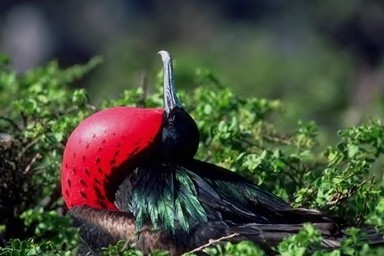
#> input picture Natures_Fake_Images/Data/Real/Au_ani_0004.jpg, 384 x 256 px; its folder holds only this picture in this run
$ jupyter execute --allow-errors Training-Copy1-checkpoint.ipynb   (shell and % lines are left out)
#> lines starting #> are read from the running program, lines starting #| are printed output that depends on the picture
# import library

[cell 1]
import warnings
warnings.filterwarnings("ignore")

[cell 2]
#import necessary libraries
import os
import numpy as np
from pathlib import Path
from glob import glob
import random
import cv2
import matplotlib.pyplot as plt

from sklearn.model_selection import train_test_split
from sklearn.metrics import confusion_matrix
from tensorflow.keras.utils import to_categorical
from tensorflow.keras.models import Sequential
from tensorflow.keras.layers import Dense, Flatten, Conv2D, MaxPool2D, Dropout
from tensorflow.keras.optimizers import Adam
import itertools
from PIL import Image
from pylab import *
from PIL import Image, ImageChops, ImageEnhance
np.random.seed(2)

# Data Loading & Data Visualization

## Data Loading

[cell 3]
real_images = os.listdir("Data/Real/")
#> (the rest of this cell did not finish here and is left out)

[cell 4]
print(len(real_images))

#> (a cell that did not finish here is left out)

## Data size comparison of Real and Fake images using pie-chart

[cell 6]
plt.figure(figsize=(7,7))
labels=['Real Images','Fake Images']
#> (the rest of this cell did not finish here and is left out)

## Data size comparison of Real and Fake images using bar-chart

[cell 7]
plt.figure(figsize=(10,7))
labels=['Real Images','Fake Images']
#> (the rest of this cell did not finish here and is left out)

## Randomly Visualizing Fake and Real Images from our Dataset

[cell 8]
from random import sample

[cell 9]
RealImages = glob("Data/Real/**")
def plot_real_images():
    r = sample(RealImages, 9)
    plt.figure(figsize=(20,20))
    plt.subplot(331)
    img_1=cv2.imread(r[0])
    img_1 = cv2.cvtColor(img_1,cv2.COLOR_BGR2RGB)
    plt.imshow(img_1); plt.axis('off')
    plt.subplot(332)
    img_2=cv2.imread(r[1])
    img_2 = cv2.cvtColor(img_2,cv2.COLOR_BGR2RGB)
    plt.imshow(img_2); plt.axis('off')
    plt.subplot(333)
    img_3=cv2.imread(r[2])
    img_3 = cv2.cvtColor(img_3,cv2.COLOR_BGR2RGB)
    plt.imshow(img_3); plt.axis('off')
    plt.subplot(334)
    img_4=cv2.imread(r[3])
    img_4 = cv2.cvtColor(img_4,cv2.COLOR_BGR2RGB)
    plt.imshow(img_4); plt.axis('off')
    plt.subplot(335)
    img_5 = cv2.imread(r[4])
    img_5 = cv2.cvtColor(img_5,cv2.COLOR_BGR2RGB)
    plt.imshow(img_5); plt.axis('off')
    plt.subplot(336)
    img_6 = cv2.imread(r[5])
    img_6 = cv2.cvtColor(img_6,cv2.COLOR_BGR2RGB)
    plt.imshow(img_6); plt.axis('off')
    plt.subplot(337)
    img_7=cv2.imread(r[6])
    img_7 = cv2.cvtColor(img_7,cv2.COLOR_BGR2RGB)
    plt.imshow(img_7); plt.axis('off')
    plt.subplot(338)
    img_8=cv2.imread(r[7])
    img_8 = cv2.cvtColor(img_8,cv2.COLOR_BGR2RGB)
    plt.imshow(img_8); plt.axis('off')
    plt.subplot(339)
    img_9=cv2.imread(r[8])
    img_9 = cv2.cvtColor(img_9,cv2.COLOR_BGR2RGB)
    plt.imshow(img_9); plt.axis('off')

#> (a cell that did not finish here is left out)

[cell 11]
FakeImages = glob("Data/Fake/**")
def plot_fake_images():
    r = sample(FakeImages, 9)
    plt.figure(figsize=(20,20))
    plt.subplot(331)
    img_1=cv2.imread(r[0])
    img_1 = cv2.cvtColor(img_1,cv2.COLOR_BGR2RGB)
    plt.imshow(img_1); plt.axis('off')
    plt.subplot(332)
    img_2=cv2.imread(r[1])
    img_2 = cv2.cvtColor(img_2,cv2.COLOR_BGR2RGB)
    plt.imshow(img_2); plt.axis('off')
    plt.subplot(333)
    img_3=cv2.imread(r[2])
    img_3 = cv2.cvtColor(img_3,cv2.COLOR_BGR2RGB)
    plt.imshow(img_3); plt.axis('off')
    plt.subplot(334)
    img_4=cv2.imread(r[3])
    img_4 = cv2.cvtColor(img_4,cv2.COLOR_BGR2RGB)
    plt.imshow(img_4); plt.axis('off')
    plt.subplot(335)
    img_5 = cv2.imread(r[4])
    img_5 = cv2.cvtColor(img_5,cv2.COLOR_BGR2RGB)
    plt.imshow(img_5); plt.axis('off')
    plt.subplot(336)
    img_6 = cv2.imread(r[5])
    img_6 = cv2.cvtColor(img_6,cv2.COLOR_BGR2RGB)
    plt.imshow(img_6); plt.axis('off')
    plt.subplot(337)
    img_7=cv2.imread(r[6])
    img_7 = cv2.cvtColor(img_7,cv2.COLOR_BGR2RGB)
    plt.imshow(img_7); plt.axis('off')
    plt.subplot(338)
    img_8=cv2.imread(r[7])
    img_8 = cv2.cvtColor(img_8,cv2.COLOR_BGR2RGB)
    plt.imshow(img_8); plt.axis('off')
    plt.subplot(339)
    img_9=cv2.imread(r[8])
    img_9 = cv2.cvtColor(img_9,cv2.COLOR_BGR2RGB)
    plt.imshow(img_9); plt.axis('off')

#> (a cell that did not finish here is left out)

# Apply Error Leavel Analysis

[cell 13]
def convert_to_ela_image(path, quality):
#> called with quality = 90
    temp_filename = 'temp_file_name.jpg'
    ela_filename = 'temp_ela.png'

    image = Image.open(path).convert('RGB')
#> image is the input picture: PIL image 384x256 RGB; mean R, G, B 72.1, 76.1, 59.1
    image.save(temp_filename, 'JPEG', quality = quality)
    temp_image = Image.open(temp_filename)

    ela_image = ImageChops.difference(image, temp_image)

    extrema = ela_image.getextrema()
#> extrema = ((0, 11), (0, 5), (0, 6))
    max_diff = max([ex[1] for ex in extrema])
#> max_diff = 11
    if max_diff == 0:
        max_diff = 1
    scale = 255.0 / max_diff
#> scale = 23.18

    ela_image = ImageEnhance.Brightness(ela_image).enhance(scale)
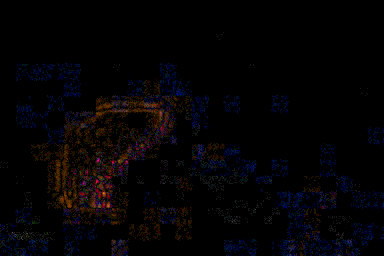
#> ela_image: PIL image 384x256 RGB; mean R, G, B 4, 2.7, 4.2

    return ela_image

[cell 14]
image_size = (128, 128)

## prepare_Image
### 1) convert to ELA Images
### 2) image resizing
### 3) normalization

[cell 15]
def prepare_image(image_path):
    return np.array(convert_to_ela_image(image_path, 90).resize(image_size)).flatten() / 255.0

[cell 16]
X = [] # ELA converted images
Y = [] # 0 for fake, 1 for real

# We are doing ELA for Real Images

[cell 17]
import random
path = 'data/real/'
for dirname, _, filenames in os.walk(path):
    for filename in filenames:
        if filename.endswith('.jpg') or filename.endswith('.png'):
            full_path = os.path.join(dirname, filename)
            X.append(prepare_image(full_path))
            Y.append(1)
            if len(Y) % 500 == 0:
                print(f'Processing {len(Y)} images')

random.shuffle(X)
X = X[:2100]
#> X = 1 item
Y = Y[:2100]
print(len(X), len(Y))
#| 1 1

# Applying ELA for Fake images

[cell 18]
path = 'data/fake/'
for dirname, _, filenames in os.walk(path):
    for filename in filenames:
        if filename.endswith('.jpg') or filename.endswith('.png'):
            full_path = os.path.join(dirname, filename)
            X.append(prepare_image(full_path))
            Y.append(0)
            if len(Y) % 500 == 0:
                print(f'Processing {len(Y)} images')

print(len(X), len(Y))
#| 1 1


$ run again, on Natures_Fake_Images/Data/Real/Au_ani_0019.jpg
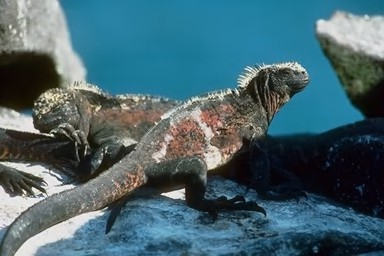
#> input picture Natures_Fake_Images/Data/Real/Au_ani_0019.jpg, 384 x 256 px
#> in convert_to_ela_image, image is the input picture: PIL image 384x256 RGB; mean R, G, B 70.4, 100.9, 110.5
#> extrema = ((0, 5), (0, 3), (0, 4))
#> max_diff = 5
#> scale = 51
#> in convert_to_ela_image, `ela_image = ImageEnhance.Brightness(ela_image).enhance(scale)`:
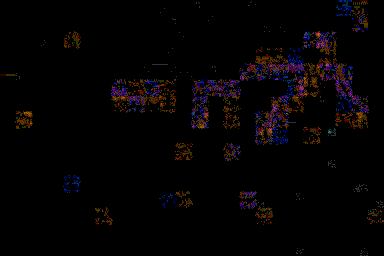
#> ela_image: PIL image 384x256 RGB; mean R, G, B 4.8, 2.6, 3.4
#> X = 1 item
#| 1 1
#| 1 1

$ run again, on Natures_Fake_Images/Data/Real/Au_ani_0023.jpg
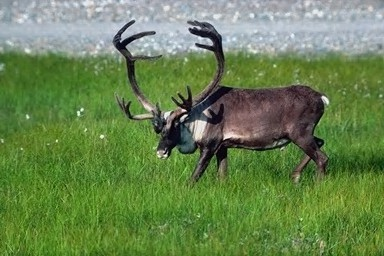
#> input picture Natures_Fake_Images/Data/Real/Au_ani_0023.jpg, 384 x 256 px
#> in convert_to_ela_image, image is the input picture: PIL image 384x256 RGB; mean R, G, B 104.3, 131.3, 79.8
#> extrema = ((0, 3), (0, 2), (0, 5))
#> max_diff = 5
#> scale = 51
#> in convert_to_ela_image, `ela_image = ImageEnhance.Brightness(ela_image).enhance(scale)`:
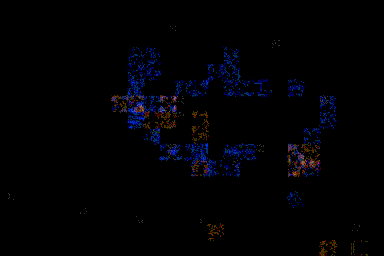
#> ela_image: PIL image 384x256 RGB; mean R, G, B 1.3, 1.4, 4
#> X = 1 item
#| 1 1
#| 1 1

$ run again, on Natures_Fake_Images/Data/Real/Au_ani_0033.jpg
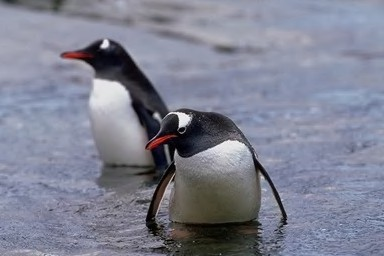
#> input picture Natures_Fake_Images/Data/Real/Au_ani_0033.jpg, 384 x 256 px
#> in convert_to_ela_image, image is the input picture: PIL image 384x256 RGB; mean R, G, B 126.8, 129.6, 146.2
#> extrema = ((0, 9), (0, 4), (0, 4))
#> max_diff = 9
#> scale = 28.33
#> in convert_to_ela_image, `ela_image = ImageEnhance.Brightness(ela_image).enhance(scale)`:
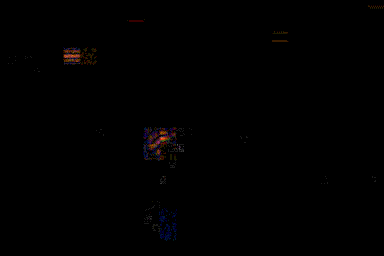
#> ela_image: PIL image 384x256 RGB; mean R, G, B 0.7, 0.4, 0.5
#> X = 1 item
#| 1 1
#| 1 1

$ run again, on Natures_Fake_Images/Data/Real/Au_ani_0009.jpg
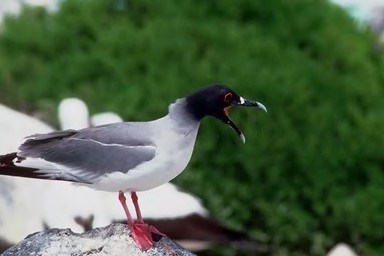
#> input picture Natures_Fake_Images/Data/Real/Au_ani_0009.jpg, 384 x 256 px
#> in convert_to_ela_image, image is the input picture: PIL image 384x256 RGB; mean R, G, B 77.3, 97.8, 69.8
#> extrema = ((0, 5), (0, 3), (0, 4))
#> max_diff = 5
#> scale = 51
#> in convert_to_ela_image, `ela_image = ImageEnhance.Brightness(ela_image).enhance(scale)`:
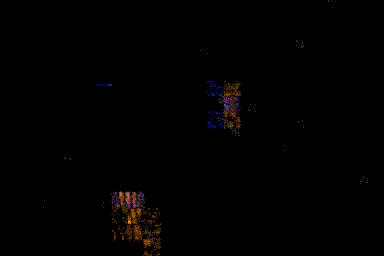
#> ela_image: PIL image 384x256 RGB; mean R, G, B 1.5, 0.9, 0.6
#> X = 1 item
#| 1 1
#| 1 1
